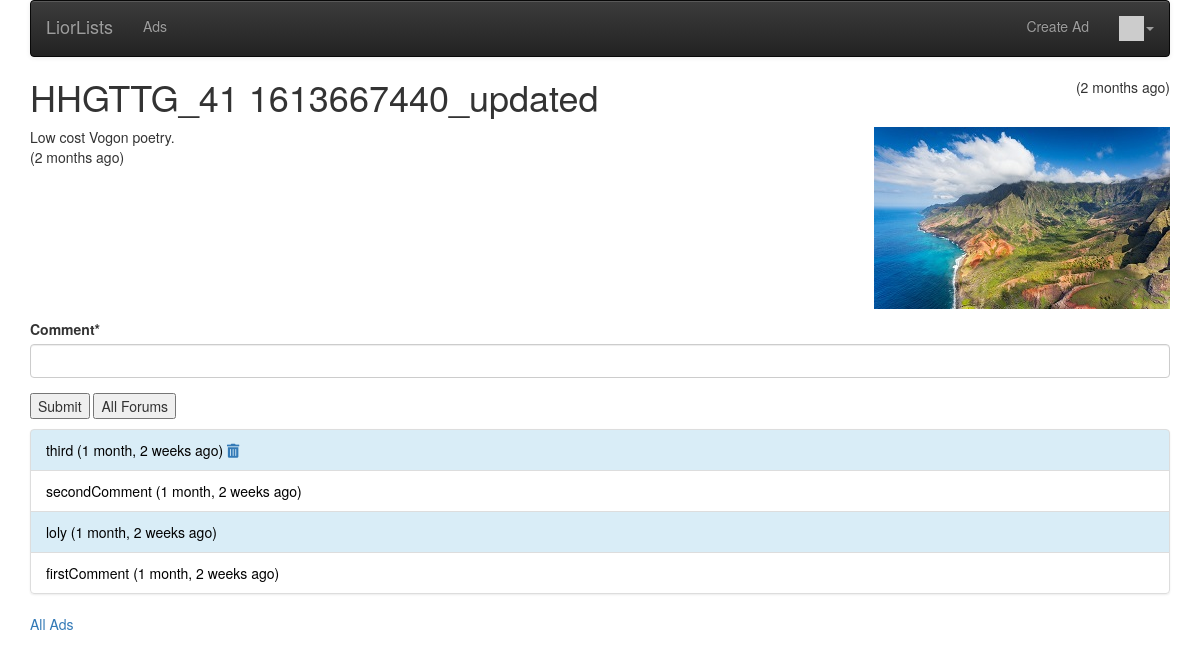
Page /ads/ad/34/ (signed in) on the committed database.
### ads/models.py (models this page shows, shortened)
class Ad(models.Model) :
    title = models.CharField(
            max_length=200,
            validators=[MinLengthValidator(2, "Title must be greater than 2 characters")]
    )
    price = models.DecimalField(max_digits=7, decimal_places=2, null=True)
    text = models.TextField()
    owner = models.ForeignKey(settings.AUTH_USER_MODEL, on_delete=models.CASCADE)
    created_at = models.DateTimeField(auto_now_add=True)
    updated_at = models.DateTimeField(auto_now=True)
    picture = models.ImageField(default='ad_pics/default.jpg', upload_to='ad_pics')

class Comment(models.Model) :
    text = models.TextField(
        validators=[MinLengthValidator(3, "Comment must be greater than 3 characters")]
    )
    ad = models.ForeignKey(Ad, on_delete=models.CASCADE)
    owner = models.ForeignKey(settings.AUTH_USER_MODEL, on_delete=models.CASCADE)
    created_at = models.DateTimeField(auto_now_add=True)
    updated_at = models.DateTimeField(auto_now=True)

### ads/views.py (the view)
# urls.py: path('ad/<int:pk>/', views.AdDetailView.as_view(), name='ad_detail'),
class AdDetailView(OwnerDetailView):
    model = Ad
    def get_context_data(self, **kwargs):
        context = super().get_context_data(**kwargs)
        pk = self.kwargs['pk']
        adQuery = get_object_or_404(Ad, id=pk)
        comments = Comment.objects.filter(ad=adQuery).order_by('-updated_at')
        comment_form = CommentForm()
        context = { 'ad': adQuery, 'comments': comments, 'comment_form': comment_form }
        return context
    '''
    def get(self, request, pk):
        # It's like Charles's "forums/views.py", but because its just a context modification I
        # Used 'get_cintext_data' instead. (see above)

        # get the current Ad Object.
        adQuery = get_object_or_404(Ad, id=pk)
        # get all the comments of it
        comments = Comment.objects.filter(ad=adQuery).order_by('-updated_at')
        # build a new comment form
        comment_form = CommentForm()
        # build context
        context = { 'ad': adQuery, 'comments': comments, 'comment_form': comment_form }
        return render(request, self.template_name, context)
        '''

### ads/forms.py
class CommentForm(forms.Form):
    comment = forms.CharField(required=True, max_length=500, min_length=3, strip=True)

### home/context_processors.py (called while the page is built)
def settings(request):
    return {
        'settings': django_settings,
    }

### home/templatetags/app_tags.py (called while the page is built)
@register.filter(name='gravatar')
def gravatar(user, size=35):
    email = str(user.email.strip().lower()).encode('utf-8')
    email_hash = md5(email).hexdigest()
    url = "//www.gravatar.com/avatar/{0}?s={1}&d=identicon&r=PG"
    return url.format(email_hash, size)

### ads/templates/ads/ad_detail.html (shortened to what this page needs)
{% extends "./base_menu.html" %}
{% load humanize %}
{% block content %}
    <p>
    <span style="float: right;">
        ({{ ad.updated_at|naturaltime }})
    </span>
    </p>
    <h1>{{ ad.title }}</h1>
    {% if ad.picture.url %}
        <img style="float:right; max-width:50%;" src="{{ ad.picture.url }}" onclick="document.getElementById('overlay').style.display = 'block';">
    {% endif %}
    <p>
        {{ ad.text }}
        <br>
        ({{ ad.updated_at|naturaltime }})
    </p>
    <br clear="all" />
    {% if user.is_authenticated %}
        <p>
            {% load crispy_forms_tags %}
            <form method="post" action="{% url 'ads:ad_comment_create' ad.id %}">
                {{ comment_form|crispy }}
                <input type="submit" value="Submit">
                <input type="submit" value="All Forums" onclick="window.location.href='{% url 'ads:all' %}';return false;">
            </form>
        </p>
    {% endif %}
    <p>
        <ul class="list-group">
        {% for comment in comments %}
            <li {% if forloop.counter0|divisibleby:"2" %} class="list-group-item list-group-item-info" {% else %} class="list-group-item" {% endif %} style="color: black">
                {{ comment.text }}
                ({{ comment.updated_at|naturaltime }})
                {% if user == comment.owner %}
                    <a href="{% url 'ads:ad_comment_delete' comment.id %}"><i class="fa fa-trash"></i></a>
                {% endif %}
            </li>
        {% endfor %}
        </ul>
    </p>
    <p>
        <a href="{% url 'ads:all' %}">All Ads</a>
    </p>
{% endblock %}

### ads/templates/ads/base_menu.html (shortened to what this page needs)
{% extends "base_bootstrap.html" %}
{% block navbar %}
{% load app_tags %}
<nav class="navbar navbar-default navbar-inverse">
  <div class="container-fluid">
    <div class="navbar-header">
        <a class="navbar-brand" href="/">{{ settings.APP_NAME }}</a>
    </div>
    <ul class="nav navbar-nav">
      {% url 'ads' as ads %}
      <li {% if request.get_full_path == ads %}class="active"{% endif %}>
          <a href="{% url 'ads:all' %}">Ads</a></li>
    </ul>
    <ul class="nav navbar-nav navbar-right">
        {% if user.is_authenticated %}
        <li>
        <a href="{% url 'ads:ad_create' %}">Create Ad</a>
        </li>
        <li class="dropdown">
            <a href="#" data-toggle="dropdown" class="dropdown-toggle">
                <img style="width: 25px;" src="{{ user|gravatar:60 }}"/><b class="caret"></b>
            </a>
        </li>
        {% else %}
        <li>
        <a href="{% url 'login' %}?next={% url 'ads:all' %}">Login</a>
        </li>
        {% endif %}
    </ul>
  </div>
</nav>
{% endblock %}

### home/templates/base_bootstrap.html (shortened to what this page needs)
<!DOCTYPE html>
<html>
<head>
<link rel="stylesheet"
    href="https://maxcdn.bootstrapcdn.com/bootstrap/3.4.0/css/bootstrap.min.css"
>
<link rel="stylesheet"
    href="https://maxcdn.bootstrapcdn.com/bootstrap/3.4.0/css/bootstrap-theme.min.css"
>
<link rel="stylesheet"
    href="https://code.jquery.com/ui/1.12.1/themes/ui-lightness/jquery-ui.css"
>
<link rel="stylesheet" href="https://use.fontawesome.com/releases/v5.8.1/css/all.css">
<link rel="stylesheet" href="https://use.fontawesome.com/releases/v5.8.1/css/v4-shims.css">
</head>
<body>
<div class="container">
{% block navbar %} {% endblock %}
{% block content %}
{% endblock %}
</div>
</body>
</html>

### rows in the picture
Ad: updated_at "2 months ago", title "HHGTTG_41 1613667440_updated", picture (placeholder picture), text "Low cost Vogon poetry."
Comment: text "third", updated_at "1 month, 2 weeks ago"
Comment: text "secondComment", updated_at "1 month, 2 weeks ago"
Comment: text "loly", updated_at "1 month, 2 weeks ago"
Comment: text "firstComment", updated_at "1 month, 2 weeks ago"

### other values in the picture
{{ settings.APP_NAME }} "LiorLists"
